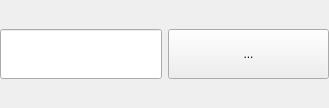
<?xml version="1.0" encoding="UTF-8"?>
<ui version="4.0">
 <class>FileWidget</class>
 <widget class="QWidget" name="FileWidget">
  <property name="geometry">
   <rect>
    <x>0</x>
    <y>0</y>
    <width>329</width>
    <height>108</height>
   </rect>
  </property>
  <property name="sizePolicy">
   <sizepolicy hsizetype="Minimum" vsizetype="Minimum">
    <horstretch>0</horstretch>
    <verstretch>0</verstretch>
   </sizepolicy>
  </property>
  <property name="minimumSize">
   <size>
    <width>250</width>
    <height>50</height>
   </size>
  </property>
  <property name="windowTitle">
   <string>Form</string>
  </property>
  <layout class="QGridLayout" name="gridLayout">
   <property name="leftMargin">
    <number>0</number>
   </property>
   <property name="topMargin">
    <number>5</number>
   </property>
   <property name="rightMargin">
    <number>0</number>
   </property>
   <property name="bottomMargin">
    <number>5</number>
   </property>
   <item row="0" column="0">
    <widget class="QLineEdit" name="txtPath">
     <property name="sizePolicy">
      <sizepolicy hsizetype="Preferred" vsizetype="Fixed">
       <horstretch>0</horstretch>
       <verstretch>0</verstretch>
      </sizepolicy>
     </property>
     <property name="minimumSize">
      <size>
       <width>0</width>
       <height>50</height>
      </size>
     </property>
     <property name="font">
      <font>
       <pointsize>12</pointsize>
      </font>
     </property>
     <property name="text">
      <string/>
     </property>
    </widget>
   </item>
   <item row="0" column="1">
    <widget class="QPushButton" name="btnChoose">
     <property name="sizePolicy">
      <sizepolicy hsizetype="Minimum" vsizetype="Minimum">
       <horstretch>0</horstretch>
       <verstretch>0</verstretch>
      </sizepolicy>
     </property>
     <property name="minimumSize">
      <size>
       <width>50</width>
       <height>50</height>
      </size>
     </property>
     <property name="text">
      <string>...</string>
     </property>
    </widget>
   </item>
  </layout>
 </widget>
 <resources/>
 <connections/>
</ui>
